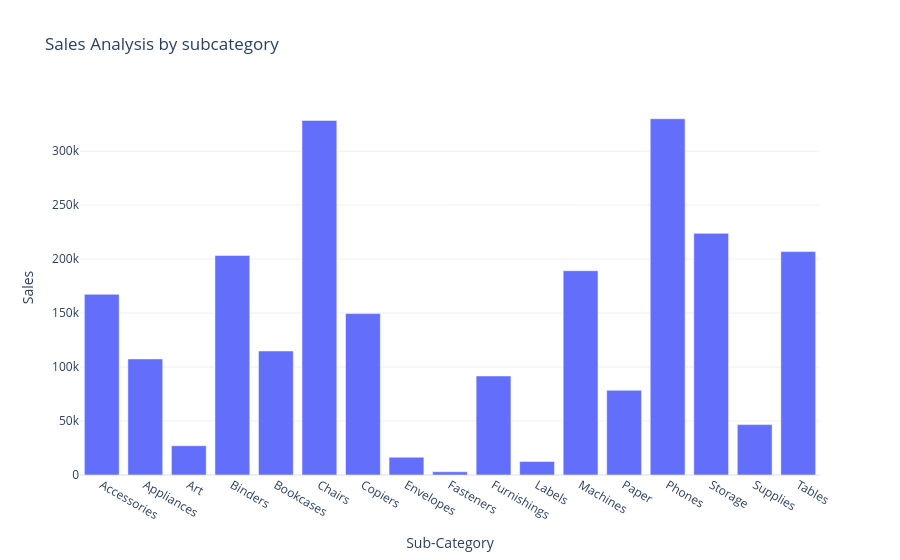

This figure's notebook cell:
### Code cell
fig = px.bar(sales_by_subcategory,x='Sub-Category',y='Sales',title='Sales Analysis by subcategory')
fig.show()

### Figure 1 — Plotly figure (JSON) as saved in the notebook; plotly's stock layout.template omitted (floating-point values rounded to 4 significant figures)
{"data": [{"hovertemplate": "Sub-Category=%{x}<br>Sales=%{y}<extra></extra>", "legendgroup": "", "marker": {"color": "#636efa", "pattern": {"shape": ""}}, "name": "", "orientation": "v", "showlegend": false, "textposition": "auto", "type": "bar", "x": ["Accessories", "Appliances", "Art", "Binders", "Bookcases", "Chairs", "Copiers", "Envelopes", "Fasteners", "Furnishings", "Labels", "Machines", "Paper", "Phones", "Storage", "Supplies", "Tables"], "xaxis": "x", "y": [167400.0, 107500.0, 27120.0, 203400.0, 114900.0, 328400.0, 149500.0, 16480.0, 3024.0, 91710.0, 12490.0, 189200.0, 78480.0, 330000.0, 223800.0, 46670.0, 207000.0], "yaxis": "y"}], "layout": {"barmode": "relative", "legend": {"tracegroupgap": 0}, "title": {"text": "Sales Analysis by subcategory"}, "xaxis": {"anchor": "y", "domain": [0, 1], "title": {"text": "Sub-Category"}}, "yaxis": {"anchor": "x", "domain": [0, 1], "title": {"text": "Sales"}}}}
